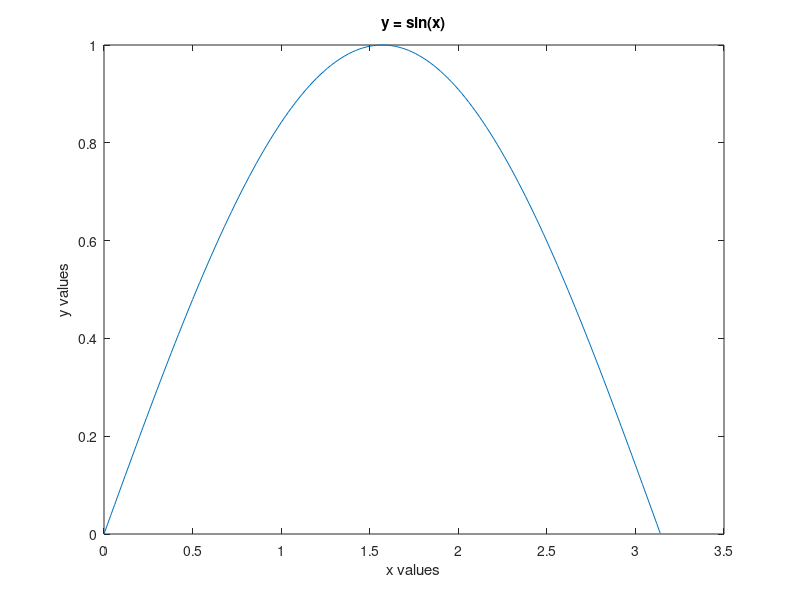

Write MATLAB code to recreate this figure.
%% making data and graph
x_values = 0:0.02:3.14;
y_values = sin(x_values);

disp(y_values)

sin_line = plot(x_values, y_values);

%% adding labels
xlabel('x values')
ylabel('y values')
title('y = sin(x)')